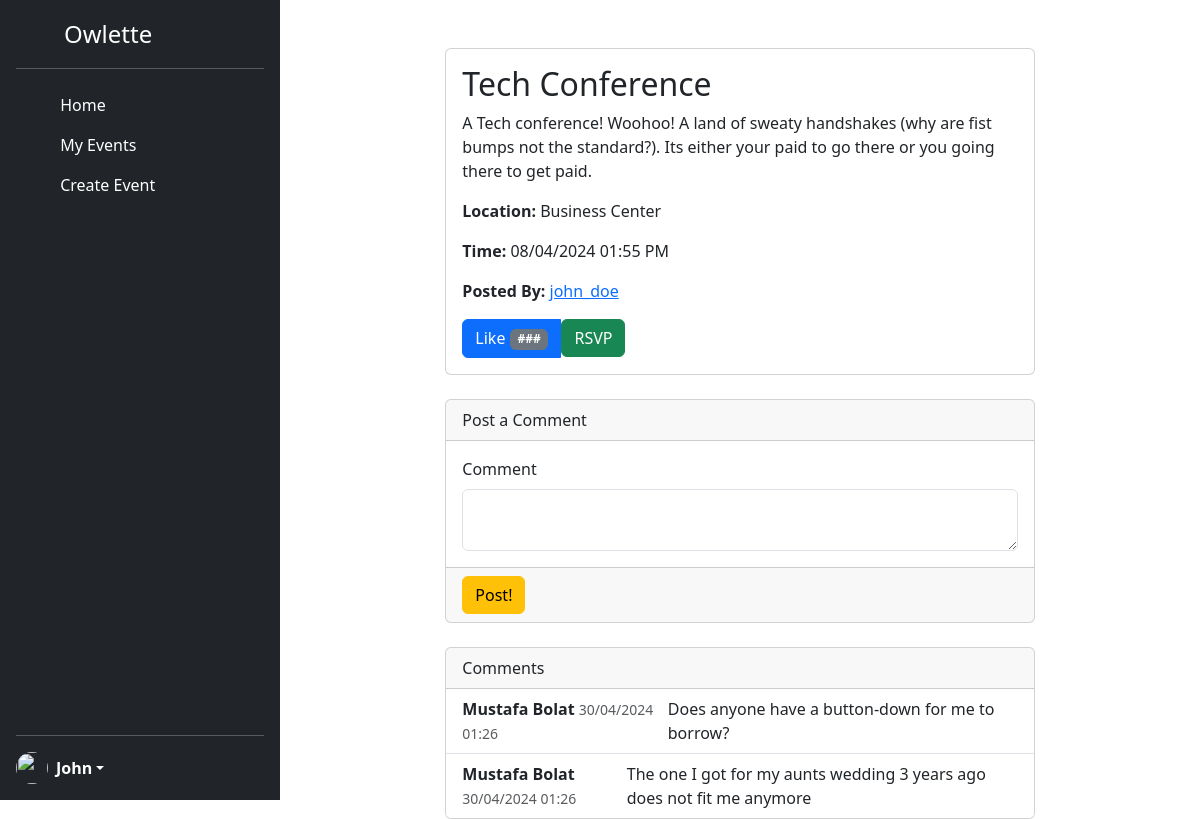
The page /eventview/2 (signed in) on the database its author committed.
### models.py (models this page shows, shortened)
class User(db.Model, UserMixin):
    __tablename__ = 'user'
    userid = db.Column(db.Integer,
                   primary_key=True)
    username = db.Column(db.String(40),
                         nullable=False,
                         unique=True)
    email = db.Column(db.String(40),
                      unique=True,
                      nullable=False)
    password = db.Column(db.String(200),
                         unique=False,
                         nullable=False)
    firstname = db.Column(db.String(40),
                         nullable=False)
    lastname = db.Column(db.String(40),
                         nullable=False)
    bio = db.Column(db.String(255),
                         nullable=True)
    created_at = db.Column(db.DateTime,
                           nullable=False,
                           default=datetime.now(pytz.timezone('US/Eastern')))
    ismod = db.Column(db.Boolean,
                           default=False)
    posts = db.relationship('Event', backref='author', lazy='dynamic')

class Event(db.Model):
    __tablename__ = 'event'
    eventID = db.Column(db.Integer, primary_key=True)
    userID = db.Column(db.Integer, db.ForeignKey('user.userid'))
    title = db.Column(db.String(80))
    status = db.Column(db.String(80), default='active')
    description = db.Column(db.String(1000))
    eventTime = db.Column(db.DateTime)
    location = db.Column(db.String(80))
    flairone_id = db.Column(db.Integer, db.ForeignKey('flair.flairID'))
    flairtwo_id = db.Column(db.Integer, db.ForeignKey('flair.flairID'))
    flarirthree_id = db.Column(db.Integer, db.ForeignKey('flair.flairID'))
    flairone = db.relationship('Flair', foreign_keys=[flairone_id])
    flairtwo = db.relationship('Flair', foreign_keys=[flairtwo_id])
    flarirthree = db.relationship('Flair', foreign_keys=[flarirthree_id])
    comments = db.relationship('Comment', backref='comments', lazy='dynamic')
    op = db.relationship('User', backref='op', lazy='joined')

class Comment(db.Model):
     __tablename__ = 'comment'
     commentID = db.Column(db.Integer, primary_key=True)
     userID = db.Column(db.Integer, db.ForeignKey('user.userid'))
     eventID = db.Column(db.Integer, db.ForeignKey('event.eventID'))
     message = db.Column(db.String(255))
     timestamp = db.Column(db.DateTime, default=datetime.now(pytz.timezone('US/Eastern')))
     author = db.Relationship('User', backref='author', lazy='joined')

### app.py (the view, shortened to what this page needs)
@app.route('/eventview/<int:eventID>', methods=['GET','POST'])
@login_required
def eventdetailview(eventID):
    form = commentForm(request.form)
    singleEvent = Event.query.get(eventID)
    flairName = singleEvent.flairone.name if singleEvent.flairone else "None"  # Retrieve the flairs for the event
    user_has_rsvped = RSVP.query.filter_by(userID=current_user.userid, eventID=eventID).first() is not None
    return render_template("eventdetailview.html", singleEvent=singleEvent, flairName=flairName,
                user_has_rsvped=user_has_rsvped, form=form)

### forms.py
class commentForm(FlaskForm):
    message = TextAreaField('Comment', validators=[DataRequired(), Length(max=255)])
    submit = SubmitField(label='Post!')

### app.py (called while the page is built)
@login_manager.user_loader
def load_user(userid):
    return User.query.get(int(userid))

### templates/eventdetailview.html (shortened to what this page needs)
{% extends "base.html" %}
{% block content %}
<div class="container">
    <div class="row">
      <div class="col-md-8 mx-auto mt-5">
        <div class="card">
          <div class="card-body">
            <h2 class="card-title">{{singleEvent.title}}</h2>
            <p class="card-text">{{singleEvent.description}}</p>
            <p class="card-text"><strong>Location:</strong> {{singleEvent.location}}</p>
            <p class="card-text"><strong>Time:</strong> {{singleEvent.eventTime.strftime(' %d/%m/%Y %I:%M %p')}}</p>
            <p class="card-text"><strong>Posted By:</strong> <a href='{{url_for('profileView', userid=singleEvent.op.userid)}}'>{{singleEvent.op.username}}</a></p>
            <div class="btn-group" role="group" aria-label="Event Actions">
              <button type="button" class="btn btn-primary">
                Like <span class="badge text-bg-secondary">###</span>
              </button>
              <form action="{{ url_for('rsvp_to_event', event_id=singleEvent.eventID) }}" method="post">
                {% if user_has_rsvped %}
                <button type="submit" class="btn btn-danger">
                    <i class="fas fa-times"></i> Cancel RSVP
                </button>
                {% else %}
                <button type="submit" class="btn btn-success">
                     RSVP
                </button>
                {% endif %}
              </form>
            </div>
          </div>
        </div>
        <div class="card mt-4">
          <div class="card-header">
              <div class="col-auto me-auto">Post a Comment</div>
          </div>
          <div class='card-body'>
              <form method="POST">
                {{ form.message.label(class="form-label") }}
                {{ form.message(class="form-control")  }}
          </div>
          <div class='card-footer'>
            {{ form.submit(class="btn btn-warning") }}
          </div>
        </div>
        <div class="card mt-4">
          <div class="card-header">
            Comments
          </div>
          <ul class="list-group list-group-flush">
            {% for comment in singleEvent.comments%}
            <li class="list-group-item">
              <div class="d-flex justify-content-between">
                <div>
                  <strong>{{comment.author.firstname}} {{comment.author.lastname}}</strong>
                  <small class="text-muted">{{ comment.timestamp.strftime(' %d/%m/%Y %H:%M ') }}</small>
                </div>
                <div>
                  <span>{{comment.message}}</span>
                </div>
              </div>
            </li>
            {% endfor %}
          </ul>
        </div>
      </div>
    </div>
  </div>
{% endblock %}

### templates/base.html (shortened to what this page needs)
<!DOCTYPE html>
<lang="en">
<head>
    <link rel="stylesheet" href="{{ url_for('static', filename='style.css') }}">
    <link href="https://cdn.jsdelivr.net/npm/bootstrap@5.3.3/dist/css/bootstrap.min.css" rel="stylesheet">
    <link href="https://cdn.jsdelivr.net/npm/bootstrap@5.3.3/dist/css/bootstrap.min.css" rel="stylesheet">
</head>
<body>
<div class="d-flex flex-row" style="">
  <div class="d-flex flex-column flex-shrink-0 p-3 text-white bg-dark" style="width: 280px; height: 100vh">
      <a href="/" class="d-flex align-items-center mb-3 mb-md-0 me-md-auto text-white text-decoration-none">
        <svg class="bi me-2" width="40" height="32"><use xlink:href="LOGO"/></svg>
        <span class="fs-4">Owlette</span>
      </a>
      <hr>
      <ul class="nav nav-pills flex-column mb-auto">
        <li class="nav-item">
          <a href="{{url_for('home')}}" class="nav-link text-white {{ 'active' if request.path == '/home' else '' }}"
          aria-current="page">
            <svg class="bi me-2" width="16" height="16"><use xlink:href="#home"/></svg>
            Home
          </a>
        </li>
       <li>
          <a href="{{url_for('myevents')}}" class="nav-link text-white {{ 'active' if request.path == '/myevents' else '' }}"
          aria-current="page">
            <svg class="bi me-2" width="16" height="16"><use xlink:href="#speedometer2"/></svg>
            My Events
          </a>
        </li>
        <li>
          <a href="{{url_for('create_event')}}" class="nav-link text-white {{ 'active' if request.path == '/create-event' else '' }}"
          aria-current="page">
            <svg class="bi me-2" width="16" height="16"><use xlink:href="#table"/></svg>
            Create Event
          </a>
        </li>
      </ul>
      <hr>
      <div class="dropdown">
        <a href="{{ url_for('profileView', userid=current_user.userid) }}" class="d-flex align-items-center text-white text-decoration-none dropdown-toggle" role="button" id="dropdownUser1" data-bs-toggle="dropdown" aria-haspopup="true" aria-expanded="false">
        <img src="https://github.com/mdo.png" alt="" width="32" height="32" class="rounded-circle me-2">
          {% if current_user.is_authenticated %}
            <strong>
                {{ current_user.firstname }}
            </strong>
          {% else %}
            <strong>
                User
            </strong>
          {% endif %}
        </a>
      </div>
  </div>
  {% block content %}
  {% endblock %}
</div>
</body>
</html>

### rows shown on the page
User: firstname "John", op.username "john_doe"
Event: title "Tech Conference", description "A Tech conference! Woohoo! A land of sweaty handshakes (why are fist bumps not the standard?). Its either your paid to go there or you going there to get paid.", location "Business Center", eventTime "08/04/2024 01:55 PM"
Comment: author.firstname "Mustafa", author.lastname "Bolat", timestamp "30/04/2024 01:26", message "Does anyone have a button-down for me to borrow?"
Comment: author.firstname "Mustafa", author.lastname "Bolat", timestamp "30/04/2024 01:26", message "The one I got for my aunts wedding 3 years ago does not fit me anymore"
